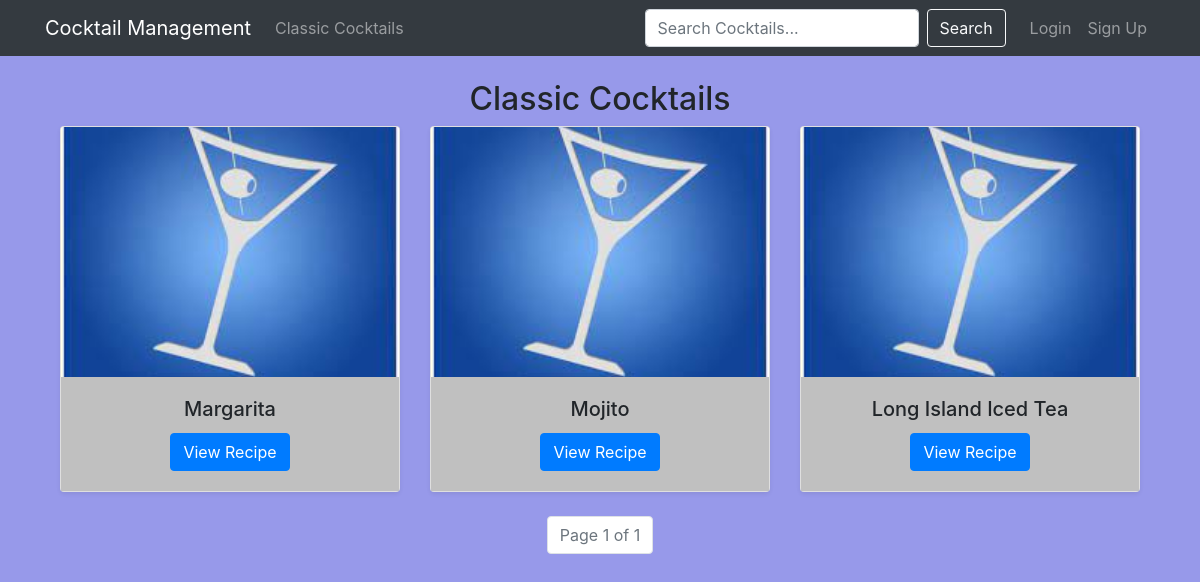
Before: /cocktails/cocktails/ with the older database file.
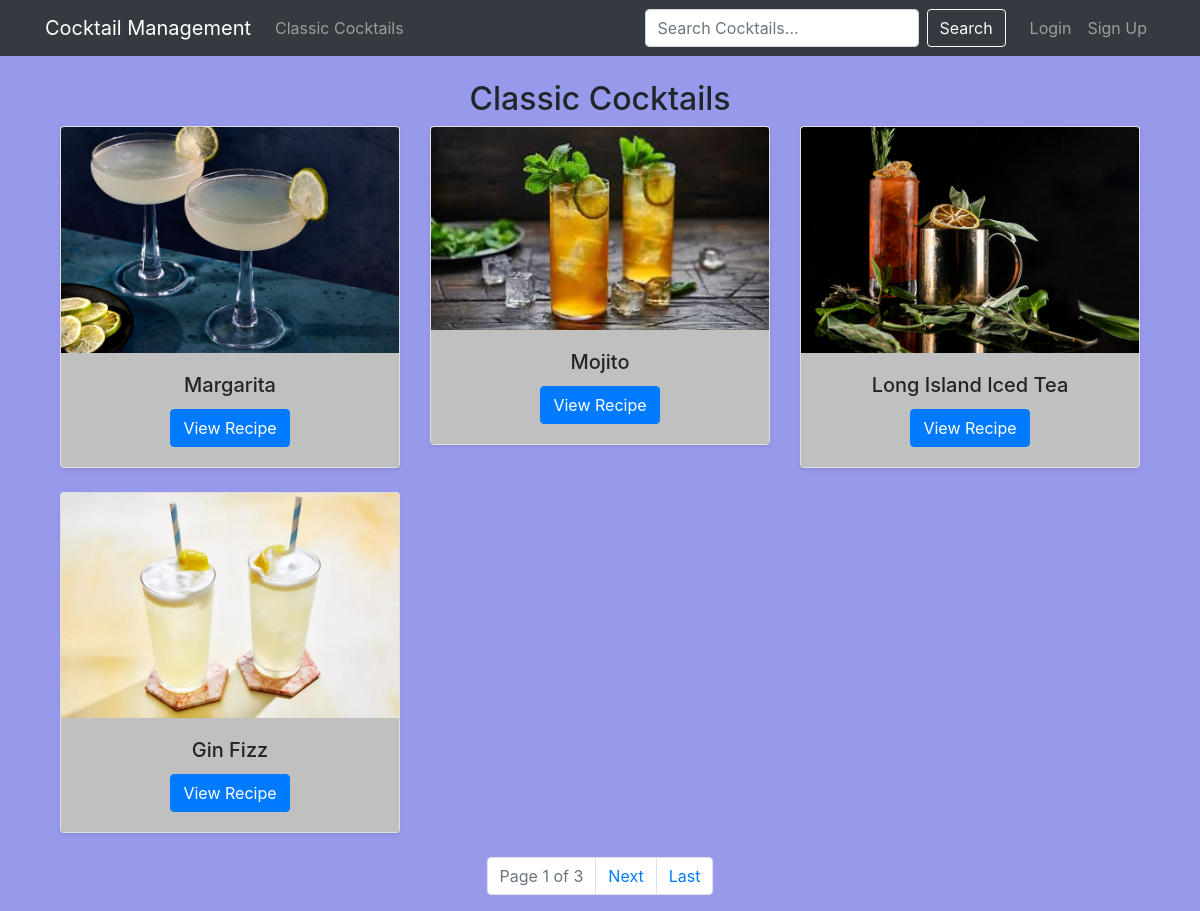
After: the same page with the newer database file.
### cocktails/models.py (models this page shows, shortened)
class Cocktail(models.Model):
    name = models.CharField(max_length=100)
    original_cocktail = models.ForeignKey('self', null=True, blank=True, on_delete=models.SET_NULL)
    bartender = models.ForeignKey(User, on_delete=models.SET_NULL, null=True, blank=True)
    category = models.ForeignKey(CocktailCategory, on_delete=models.CASCADE)
    instructions = models.TextField()
    image = models.ImageField(upload_to='cocktails', blank=True, null=True)
    glass_type = models.CharField(max_length=100)
    ALCOHOLIC_STRENGTH = [
        ('None', 'None'),
        ('Light', 'Light'),
        ('Medium', 'Medium'),
        ('Strong', 'Strong'),
    ]
    alcoholic_strength = models.CharField(max_length=10, choices=ALCOHOLIC_STRENGTH, default='Medium')
    is_classic = models.BooleanField(default=False)

### cocktails/views.py (the view)
# urls.py: path('cocktails/', views.cocktail_list, name='cocktail-list'),
def cocktail_list(request):
    cocktails = Cocktail.objects.filter(is_classic=True)  # Only show classic cocktails
    paginator = Paginator(cocktails, 4)
    page_number = request.GET.get("page")
    paged_cocktails = paginator.get_page(page_number)
    context = {"cocktails": paged_cocktails}
    return render(request, "cocktails/cocktail_list.html", context)

### cocktails/templates/cocktails/cocktail_list.html (shortened to what this page needs)
{% extends 'base.html' %}
{% block content %}
<div class="container mt-4">
    <h2 class="text-center">Classic Cocktails</h2>
    <div class="row">
        {% for cocktail in cocktails %}
        <div class="col-md-4">
            <div class="card mb-4 shadow-sm">
                <img src="{{ cocktail.image.url }}" class="card-img-top img-fluid" style="max-height: 250px; object-fit: cover;" alt="{{ cocktail.name }}">
                <div class="card-body text-center">
                    <h5 class="card-title">{{ cocktail.name }}</h5>
                    <a href="{% url 'cocktail-detail' cocktail.id %}" class="btn btn-primary">View Recipe</a>
                </div>
            </div>
        </div>
        {% empty %}
        <p class="text-center">No classic cocktails found.</p>
        {% endfor %}
    </div>
    <nav aria-label="Page navigation">
        <ul class="pagination justify-content-center">
            <li class="page-item disabled">
                <span class="page-link">Page {{ cocktails.number }} of {{ cocktails.paginator.num_pages }}</span>
            </li>
            {% if cocktails.has_next %}
                <li class="page-item">
                    <a class="page-link" href="?page={{ cocktails.next_page_number }}">Next</a>
                </li>
                <li class="page-item">
                    <a class="page-link" href="?page={{ cocktails.paginator.num_pages }}">Last</a>
                </li>
            {% endif %}
        </ul>
    </nav>
</div>
{% endblock %}

### cocktails/templates/base.html (shortened to what this page needs)
<!DOCTYPE html>
<html lang="en">
<head>
    <link rel="stylesheet"
          href="https://stackpath.bootstrapcdn.com/bootstrap/4.5.2/css/bootstrap.min.css"
/>
    {% load static %}
    <link rel="stylesheet" href="{% static 'css/style.css' %}"/>
</head>
<body>
<nav class="navbar navbar-expand-lg navbar-dark bg-dark">
    <div class="container">
        <a class="navbar-brand" href="{% url 'index' %}">Cocktail Management</a>
        <div class="collapse navbar-collapse" id="navbarNav">
            <ul class="navbar-nav mr-auto">
                <li class="nav-item">
                    <a class="nav-link" href="{% url 'cocktail-list' %}">Classic Cocktails</a>
            </ul>
            <form class="form-inline my-2 my-lg-0" action="{% url 'search' %}" method="get">
                <input class="form-control mr-sm-2" type="search" placeholder="Search Cocktails..."
                       aria-label="Search" name="q">
                <button class="btn btn-outline-light my-2 my-sm-0" type="submit">
                    Search
                </button>
            </form>
            <ul class="navbar-nav ml-3">
                {% if user.is_authenticated %}
                    <li class="nav-item dropdown">
                        <a class="nav-link dropdown-toggle" href="#" id="userDropdown" role="button"
                           data-toggle="dropdown" aria-haspopup="true" aria-expanded="false">
                            {{ user.username }}
                        </a>
                        <div class="dropdown-menu dropdown-menu-right" aria-labelledby="userDropdown">
                            <a class="dropdown-item" href="{% url 'user-profile' %}">Profile</a>
                            <div class="dropdown-divider"></div>
                            <a class="dropdown-item text-danger" href="{% url 'logout' %}">Logout</a>
                        </div>
                    </li>
                {% else %}
                    <li class="nav-item">
                        <a class="nav-link" href="{% url 'login' %}?next={{ request.path }}">Login</a>
                    </li>
                    <li class="nav-item">
                        <a class="nav-link" href="{% url 'register' %}?next={{ request.path }}">Sign Up</a>
                    </li>
                {% endif %}
            </ul>
        </div>
    </div>
</nav>
<div class="container mt-4">
    {% block content %}{% endblock %}
</div>
</body>
</html>

### cocktails/static/css/style.css (style rules this page uses)
body { background-color: #9799EA; }
.card-body { background-color: Silver; }

Changed rows visible on the page:
changed Cocktail "Margarita": image: a different picture
changed Cocktail "Mojito": image: a different picture
changed Cocktail "Long Island Iced Tea": image: a different picture
added Cocktail: image (picture), name "Gin Fizz"
Other visible differences:
{{ cocktails.paginator.num_pages }}: "1" → "3"
text now shown: "Next Last"
